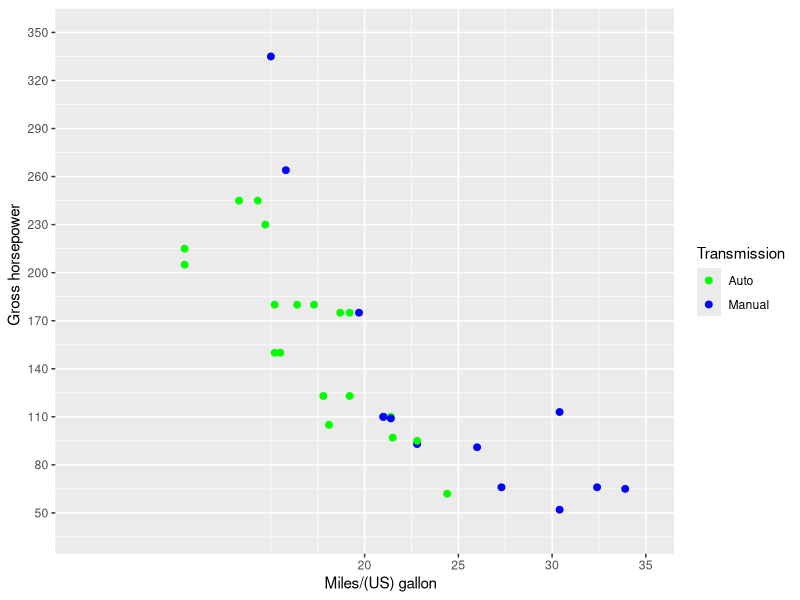
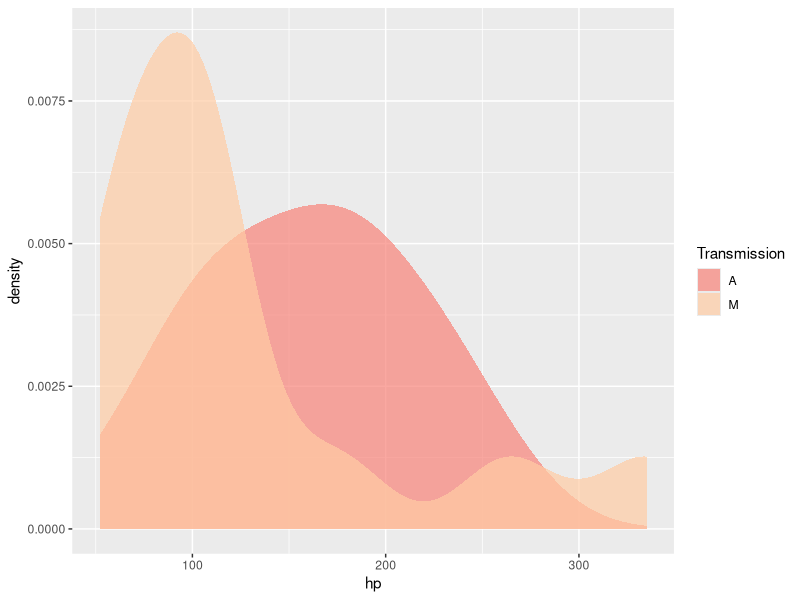
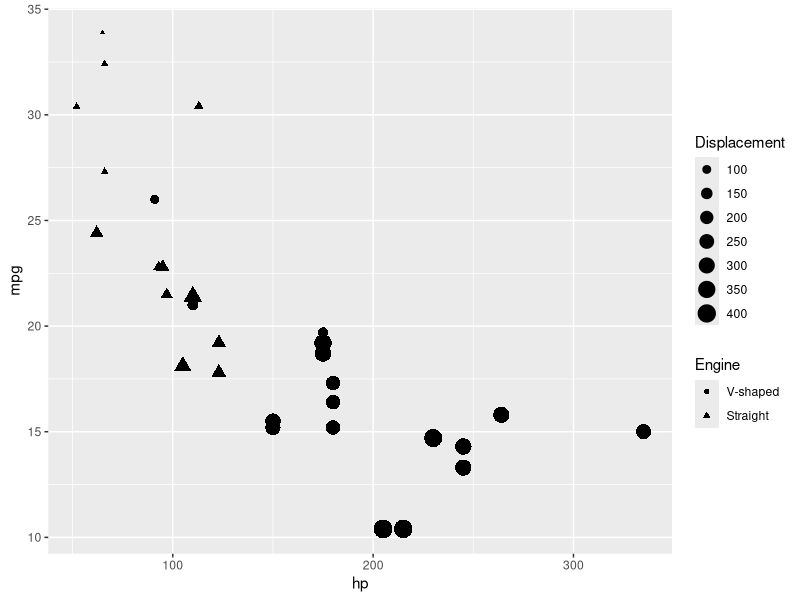
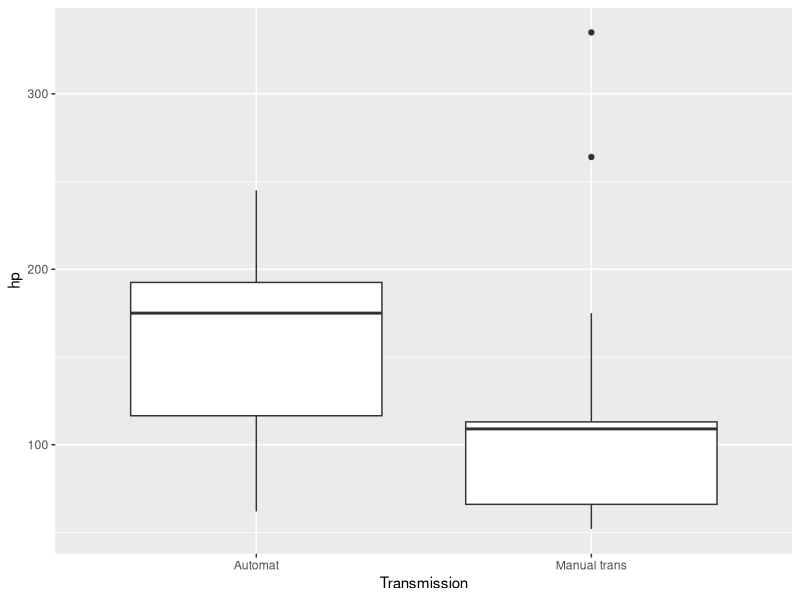
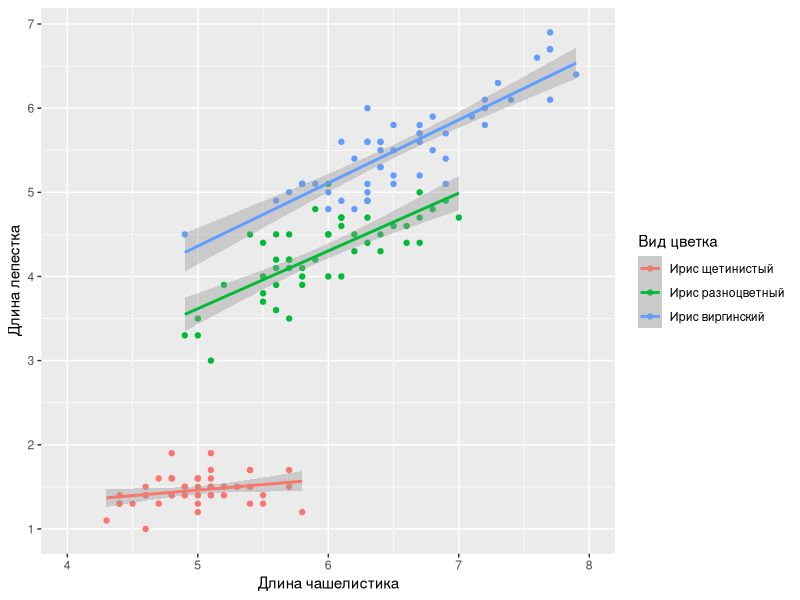

The R source for these figures, in order:
library(ggplot2)
library(dplyr)
library(data.table)

mtcars_f <- mtcars %>%
  mutate(am = factor(am, labels = c('Auto', 'Manual')),
         vs = factor(vs, labels = c('V', 'S')))
str(mtcars_f)

# ------------ point + color -----------------------
ggplot(mtcars_f, aes(x = mpg, y = hp, col = am))+
  geom_point(size = 2)+
  scale_x_continuous(name = '	Miles/(US) gallon',
                     breaks = seq(20,35,5),
                     limits = c(5, 35))+
  scale_y_continuous(name = '	Gross horsepower',
                     breaks = seq(50, 350, 30),
                     limits = c(40, 350))+
  scale_color_manual(values = c('green', 'blue'),
                     name = 'Transmission',
                     labels = c('Auto', 'Manual'),
                      )

# ------------- density -------------------------------
ggplot(mtcars_f, aes(x = hp, fill = am, group = am))+
  geom_density(alpha = 0.7, color = NA, adjust = 1.3)+
  scale_fill_manual(values = c('#f88379', '#ffcba4'),
                     name = 'Transmission',
                     labels = c('A', 'M'))

# ---------------- point + size ------------------
ggplot(mtcars_f, aes(hp, mpg, size = disp, shape = vs))+
  geom_point()+
  scale_size_continuous(name = 'Displacement', 
                        breaks = seq(100, 400, 50))+
  scale_shape_discrete(name = 'Engine',
                       labels = c('V-shaped', 'Straight')
                       )

# ------------- boxplot ----------------------  
ggplot(mtcars_f, aes(x = am, y = hp))+
  geom_boxplot()+
  scale_x_discrete(name = 'Transmission', 
                   labels = c('Automat', 'Manual trans'))

# ---------- Task -------
# Ось X - "Длина чашелистика".
# Ось Y - "Длина лепестка".
# Название легенды - "Вид цветка".
# Расшифровка легенды: "Ирис щетинистый", 
# "Ирис разноцветный", "Ирис виргинский".
  
ggplot(iris, aes(x = Sepal.Length, y = Petal.Length, color = Species, group = Species))+
  geom_point()+
  geom_smooth(method = lm)+
  scale_x_continuous(name = 'Длина чашелистика', 
                     breaks = seq(4, 8, 1),
                     limits = c(4,8))+
  scale_y_continuous(name = 'Длина лепестка', 
                     breaks = seq(1,7,1))+
  scale_color_discrete(name = 'Вид цветка',
                       labels = c("Ирис щетинистый", 
                                  "Ирис разноцветный", 
                                  "Ирис виргинский"))
